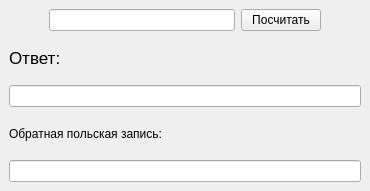
<?xml version="1.0" encoding="UTF-8"?>
<ui version="4.0">
 <class>MainWindow</class>
 <widget class="QMainWindow" name="MainWindow">
  <property name="geometry">
   <rect>
    <x>0</x>
    <y>0</y>
    <width>370</width>
    <height>191</height>
   </rect>
  </property>
  <property name="windowTitle">
   <string>MainWindow</string>
  </property>
  <widget class="QWidget" name="centralwidget">
   <layout class="QVBoxLayout" name="verticalLayout_2">
    <item>
     <layout class="QHBoxLayout" name="horizontalLayout">
      <item>
       <spacer name="horizontalSpacer_2">
        <property name="orientation">
         <enum>Qt::Horizontal</enum>
        </property>
        <property name="sizeType">
         <enum>QSizePolicy::Preferred</enum>
        </property>
        <property name="sizeHint" stdset="0">
         <size>
          <width>40</width>
          <height>20</height>
         </size>
        </property>
       </spacer>
      </item>
      <item>
       <widget class="QLineEdit" name="lineEdit"/>
      </item>
      <item>
       <widget class="QPushButton" name="pushButton">
        <property name="text">
         <string>Посчитать</string>
        </property>
       </widget>
      </item>
      <item>
       <spacer name="horizontalSpacer">
        <property name="orientation">
         <enum>Qt::Horizontal</enum>
        </property>
        <property name="sizeType">
         <enum>QSizePolicy::Preferred</enum>
        </property>
        <property name="sizeHint" stdset="0">
         <size>
          <width>40</width>
          <height>20</height>
         </size>
        </property>
       </spacer>
      </item>
     </layout>
    </item>
    <item>
     <widget class="QLabel" name="label_2">
      <property name="font">
       <font>
        <pointsize>13</pointsize>
        <bold>false</bold>
       </font>
      </property>
      <property name="text">
       <string>Ответ:</string>
      </property>
     </widget>
    </item>
    <item>
     <widget class="QLineEdit" name="lineEdit_ans">
      <property name="dragEnabled">
       <bool>true</bool>
      </property>
      <property name="readOnly">
       <bool>true</bool>
      </property>
     </widget>
    </item>
    <item>
     <widget class="QLabel" name="label">
      <property name="text">
       <string>Обратная польская запись:</string>
      </property>
     </widget>
    </item>
    <item>
     <widget class="QLineEdit" name="lineEdit_OPZ">
      <property name="readOnly">
       <bool>true</bool>
      </property>
     </widget>
    </item>
   </layout>
  </widget>
  <widget class="QMenuBar" name="menubar">
   <property name="geometry">
    <rect>
     <x>0</x>
     <y>0</y>
     <width>370</width>
     <height>24</height>
    </rect>
   </property>
  </widget>
 </widget>
 <resources/>
 <connections/>
</ui>
